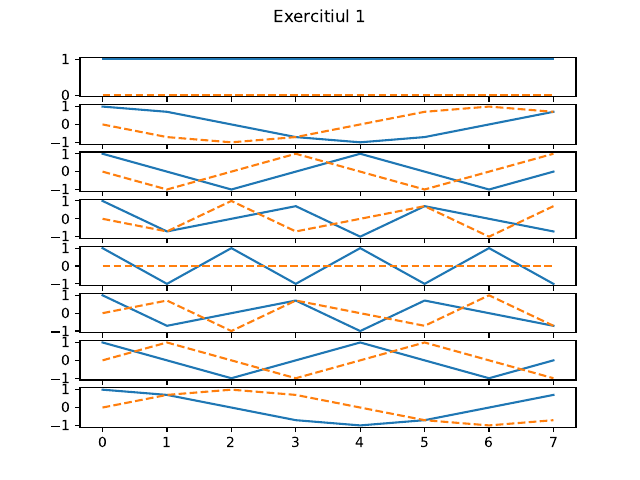

Recreate this plot in Python.
import matplotlib.pyplot as plt
import numpy as np
import scipy as sp
import math

def sinus(A, f0, phi):
    def x(t):
        return A * np.sin(2 * np.pi * f0 * t + phi)

    return x

def fprint(N, F):
    for l in range(N):
        for c in range(N):
            print('({0.real:.2f} + {0.imag:.2f}j)'.format(F[l, c]), end = ' ')
        
        print()

if __name__ == '__main__':
    N = 8
    F = np.ones((N, N), dtype = complex)
    for l in range(N):
        for c in range(N):
            F[l, c] = math.e ** (-2j * math.pi * l * c * 1 / N)

    fig, axs = plt.subplots(N)
    fig.suptitle('Exercitiul 1')
    for i in range(N):
        axs[i].plot(np.arange(N), F[i].real)
        axs[i].plot(np.arange(N), F[i].imag, '--')

    plt.savefig('./labs/03/01.pdf')
    plt.show()

    FH = np.conjugate(F)
    FH = FH.transpose()
    UN = np.matmul(F, FH)

    unitary = np.allclose(UN / N, np.identity(N, dtype = complex))
    if unitary: print('F este unitara.')
    else: print('F nu este unitara.')

    

    